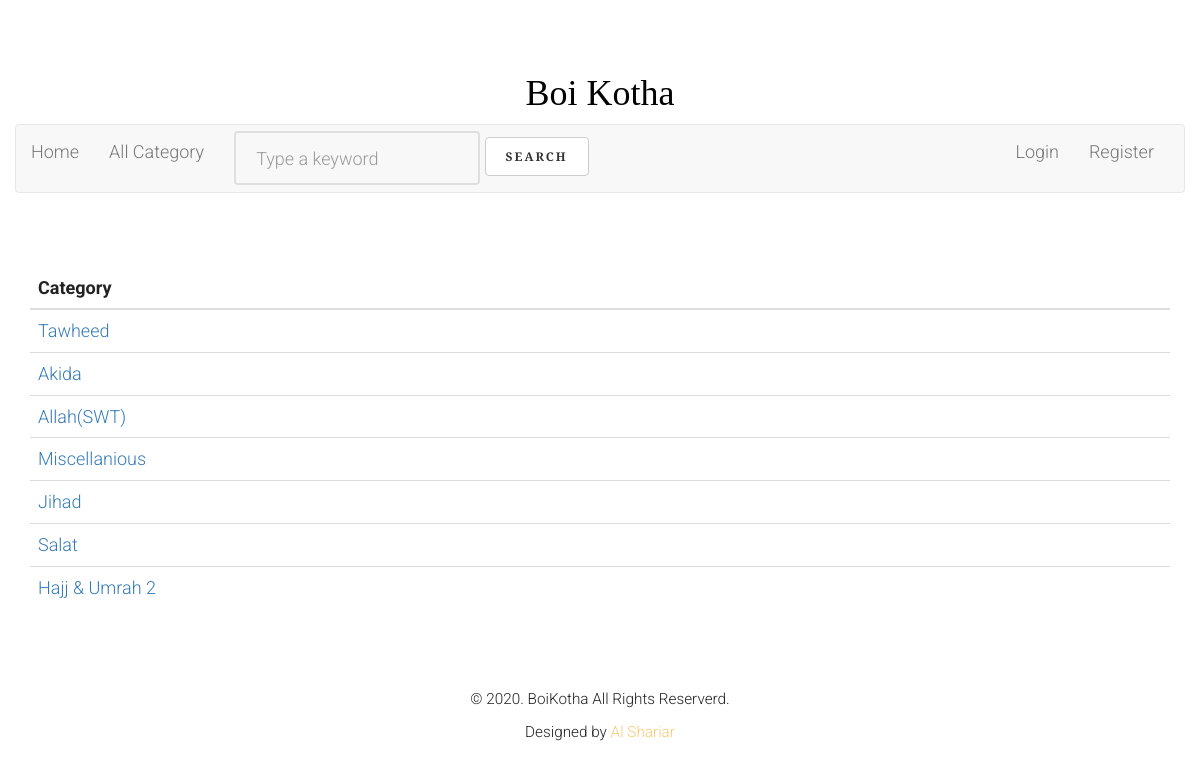
Before: /topics/ with the older database file.
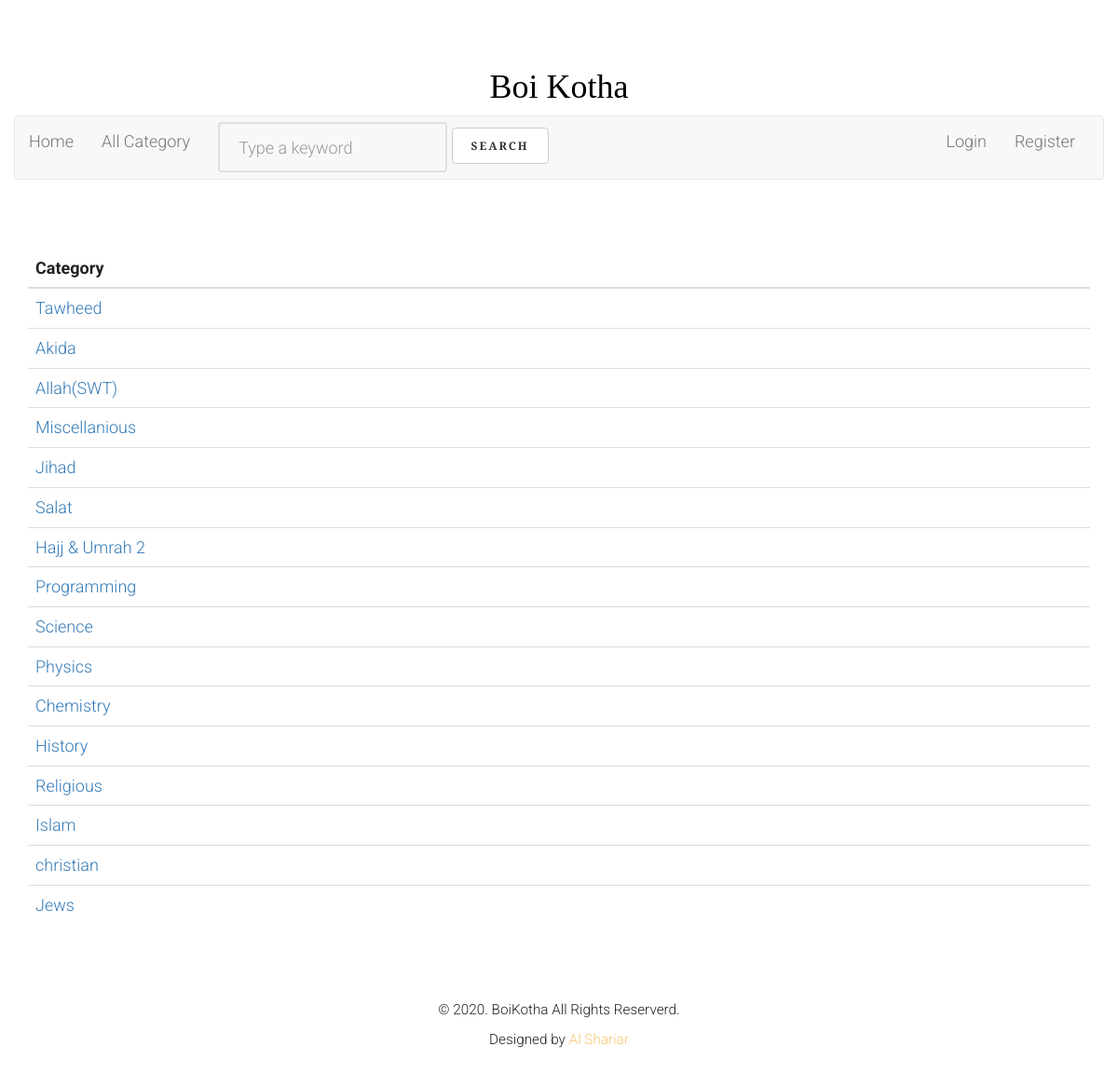
After: the same page with the newer database file.
### blog/models.py (models this page shows, shortened)
class Category(models.Model):
    name = models.CharField(max_length=100)

### blog/views.py (the view)
# urls.py: path('topics/', views.gettopic, name="topics"),
def gettopic(request):
    topics = Category.objects.all()
    return render(request,'blog/topic.html', {'topics':topics})

### blog/templates/blog/topic.html (shortened to what this page needs)
{% extends 'blog/base.html' %}
{% load static %}
  {% block content %}
  <div class="container">
    <table class="table">
        <thead>
          <tr>
            <th scope="col">Category</th>
          </tr>
        </thead>
        <tbody>
        {% for topic in topics %}
          <tr>
            <td><a class="text-primary" href="{% url 'category' name=topic.name %}">{{ topic.name }}</a></td>
        </tr>
        {% endfor %}
        </tbody>
      </table>
    </div>
	{% endblock content %}

Changed rows visible on the page:
added Category: name "Programming"
added Category: name "Science"
added Category: name "Physics"
added Category: name "Chemistry"
added Category: name "History"
added Category: name "Religious"
added Category: name "Islam"
added Category: name "christian"
added Category: name "Jews"
